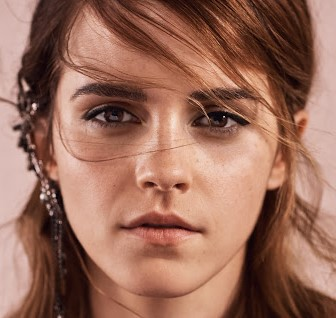
#> input picture input.jpg, 336 x 318 px, found by its file name
$ python FILTERS.py
#> lines starting #> are read from the running program, lines starting #| are printed output that depends on the picture
import cv2
import numpy as np
import matplotlib.pyplot as plt
img = cv2.imread('input.jpg')
#> img is the input picture: shape (318, 336, 3); mean B, G, R 91.3, 108.5, 154.9
img = cv2.cvtColor(img, cv2.COLOR_BGR2RGB)

blurred = cv2.blur(img, (5, 5))
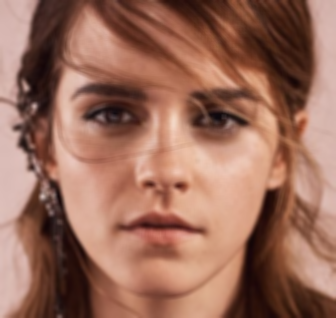
#> blurred: shape (318, 336, 3); mean R, G, B 154.9, 108.5, 91.3
gaussian = cv2.GaussianBlur(img, (5, 5), 0)
median = cv2.medianBlur(img, 5)

titles = ['Original', 'Blurred', 'Gaussian', 'Median']

images = [img,  blurred, gaussian, median]

for i in range(len(titles)):
    plt.subplot(2, 2, i+1)
    plt.title(titles[i])
    plt.imshow(images[i])
plt.show()
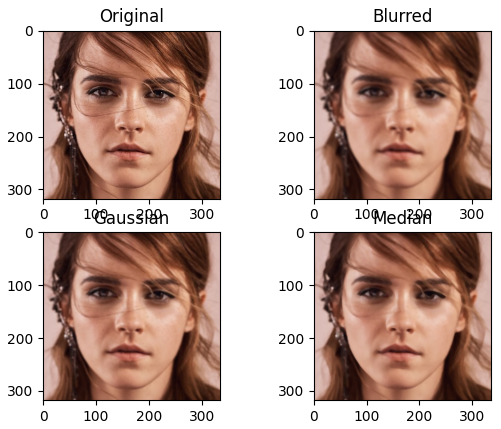
#> figure drawn by matplotlib, 4 panels

$ run again, with butterfly.jpg copied over input.jpg
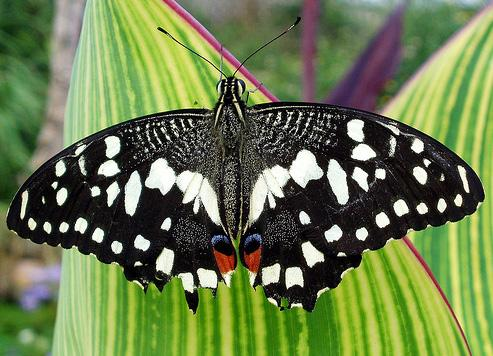
#> input picture butterfly.jpg, 493 x 356 px, found by its file name
#> img is the input picture: shape (356, 493, 3); mean B, G, R 77.2, 123.6, 107
#> `blurred = cv2.blur(img, (5, 5))`:
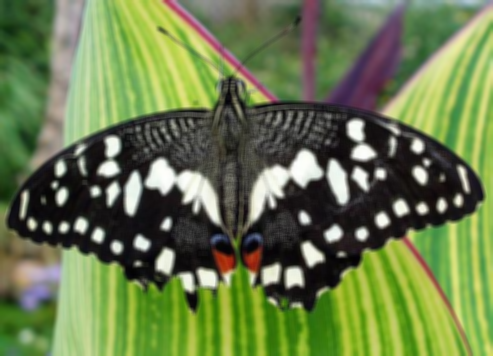
#> blurred: shape (356, 493, 3); mean R, G, B 107, 123.6, 77.2
#> `plt.show()`:
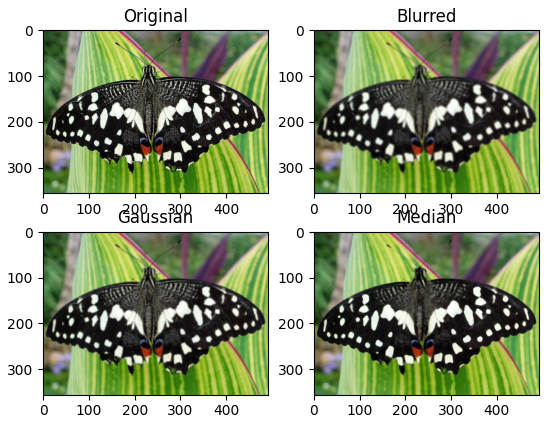
#> figure drawn by matplotlib, 4 panels
